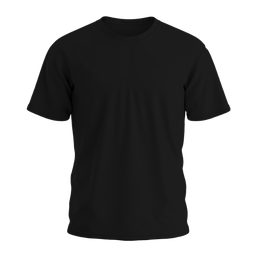
#> input picture tshirt-black.png, 256 x 256 px, shrunk from 4000 x 4000 before the run, given in place of tshirt-white.png, which was not available
$ python recolor.py
#> lines starting #> are read from the running program, lines starting #| are printed output that depends on the picture; after the words box and inside, x2 and y2 are one past the last pixel; in counts of white or black regions, pixels touching at a corner belong together; pictures that were not available may be replaced by others from this repository, and a replacement may not be noted
from PIL import Image
import numpy as np
from scipy.ndimage import binary_fill_holes, gaussian_filter

COLORS = {
    "black": (30, 30, 30),
    "navy-blue": (20, 30, 70),
    "red": (180, 30, 30),
    "forest-green": (34, 100, 34),
    "heather-gray": (160, 160, 165),
    "royal-blue": (40, 70, 180),
    "maroon": (110, 25, 25),
    "olive-green": (100, 110, 40),
    "orange": (210, 120, 20),
    "purple": (90, 40, 130),
    "teal": (20, 110, 110),
    "charcoal": (70, 70, 70),
}

img = Image.open("tshirt-white.png").convert("RGBA")
#> img is the input picture: PIL image 256x256 RGBA; mean R, G, B, A 13.3, 13.3, 13.3, 117
arr = np.array(img, dtype=np.float64)
r, g, b, a = arr[:,:,0], arr[:,:,1], arr[:,:,2], arr[:,:,3]
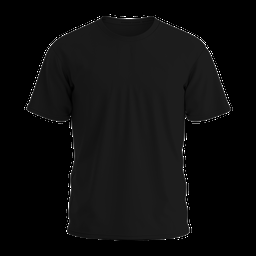
#> r: shape (256, 256) float64; min 0, max 255, mean 13.3
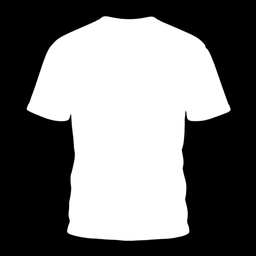
#> a: shape (256, 256) float64; min 0, max 255, mean 117

white_dist = np.sqrt((r - 255)**2 + (g - 255)**2 + (b - 255)**2)
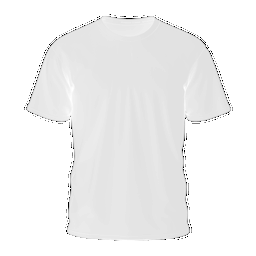
#> white_dist: shape (256, 256) float64; min 0, max 441.7, mean 418.6; drawn with min black and max white
shirt_mask = (white_dist > 3) & (a > 50)
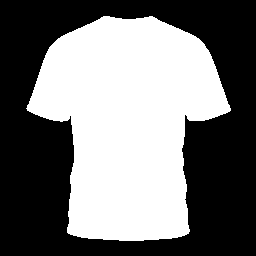
#> shirt_mask: shape (256, 256) bool; 46.3% white; 1 white region, box (x1, y1, x2, y2) and area: (26, 16, 231, 241) 30323
shirt_mask_clean = binary_fill_holes(shirt_mask)
shirt_mask_float = gaussian_filter(shirt_mask_clean.astype(np.float64), sigma=3.0)
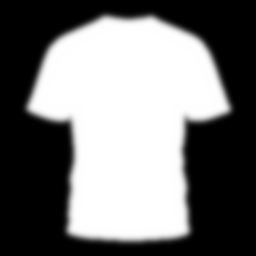
#> shirt_mask_float: shape (256, 256) float64; min 0, max 1, mean 0.463
shirt_mask_float = np.clip(shirt_mask_float, 0, 1)

lum = (r * 0.299 + g * 0.587 + b * 0.114) / 255.0

for name, (tr, tg, tb) in COLORS.items():
    out = arr.copy()
    out[:,:,0] = np.clip(tr * lum, 0, 255)
    out[:,:,1] = np.clip(tg * lum, 0, 255)
    out[:,:,2] = np.clip(tb * lum, 0, 255)

    result = arr.copy()
    for c in range(3):
        result[:,:,c] = arr[:,:,c] * (1 - shirt_mask_float) + out[:,:,c] * shirt_mask_float

    # Set alpha: background = 0, shirt = original alpha blended by mask
    result[:,:,3] = shirt_mask_float * 255

    result_img = Image.fromarray(result.astype(np.uint8), "RGBA")
    result_img.save(f"tshirt-{name}.png")
    print(f"Created tshirt-{name}.png (transparent background)")
#> this loop made 12 passes
#> pass 1, `result_img = Image.fromarray(result.astype(np.uint8), "RGBA")`:
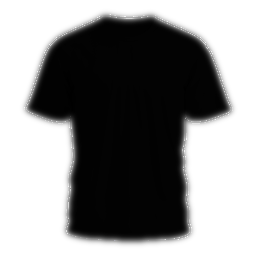
#> result_img: PIL image 256x256 RGBA; mean R, G, B, A 2.5, 2.5, 2.5, 117.8; transparent parts drawn white
#> after the loop:
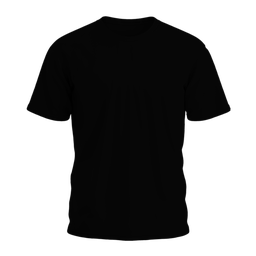
#> out: shape (256, 256, 4) float64; mean R, G, B, A 3.7, 3.7, 3.7, 117; transparent parts drawn white

print("Done!")
